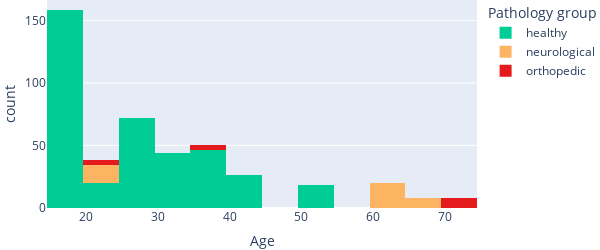

Notebook code for this chart:
### Code cell
if VERBOSE:
    fig = px.histogram(
        df_metadata,
        x="age",
        color="meta_label",
        color_discrete_map=color_palette
    )
    fig.update_layout(
        width=600,
        height=250,
        xaxis_title="Age",
        legend_title="Pathology group",
        margin=dict(l=0, r=0, t=0, b=0),
    )
    fig.show()
    print("Observation: young people tend to be healthier.")

### Figure 1 — Plotly figure (JSON) as saved in the notebook; plotly's stock layout.template omitted (floating-point values rounded to 4 significant figures; data arrays with more than 128 entries replaced by an {"elided": "..."} marker saying what was removed)
{"data": [{"alignmentgroup": "True", "bingroup": "x", "hovertemplate": "meta_label=healthy<br>age=%{x}<br>count=%{y}<extra></extra>", "legendgroup": "healthy", "marker": {"color": "#00cc96", "pattern": {"shape": ""}}, "name": "healthy", "offsetgroup": "healthy", "orientation": "v", "showlegend": true, "type": "histogram", "x": {"elided": "384 int values"}, "xaxis": "x", "yaxis": "y"}, {"alignmentgroup": "True", "bingroup": "x", "hovertemplate": "meta_label=neurological<br>age=%{x}<br>count=%{y}<extra></extra>", "legendgroup": "neurological", "marker": {"color": "rgb(253, 180, 98)", "pattern": {"shape": ""}}, "name": "neurological", "offsetgroup": "neurological", "orientation": "v", "showlegend": true, "type": "histogram", "x": [22, 22, 22, 22, 22, 20, 20, 22, 22, 22, 22, 22, 20, 20, 68, 68, 68, 68, 64, 64, 64, 64, 64, 64, 64, 64, 64, 64, 68, 68, 68, 68, 64, 64, 64, 64, 64, 64, 64, 64, 64, 64], "xaxis": "x", "yaxis": "y"}, {"alignmentgroup": "True", "bingroup": "x", "hovertemplate": "meta_label=orthopedic<br>age=%{x}<br>count=%{y}<extra></extra>", "legendgroup": "orthopedic", "marker": {"color": "rgb(228, 26, 28)", "pattern": {"shape": ""}}, "name": "orthopedic", "offsetgroup": "orthopedic", "orientation": "v", "showlegend": true, "type": "histogram", "x": [74, 74, 74, 74, 36, 36, 36, 36, 70, 70, 70, 70, 22, 22, 22, 22], "xaxis": "x", "yaxis": "y"}], "layout": {"barmode": "relative", "height": 250, "legend": {"title": {"text": "Pathology group"}, "tracegroupgap": 0}, "margin": {"b": 0, "l": 0, "r": 0, "t": 0}, "width": 600, "xaxis": {"anchor": "y", "domain": [0, 1], "title": {"text": "Age"}}, "yaxis": {"anchor": "x", "domain": [0, 1], "title": {"text": "count"}}}}
